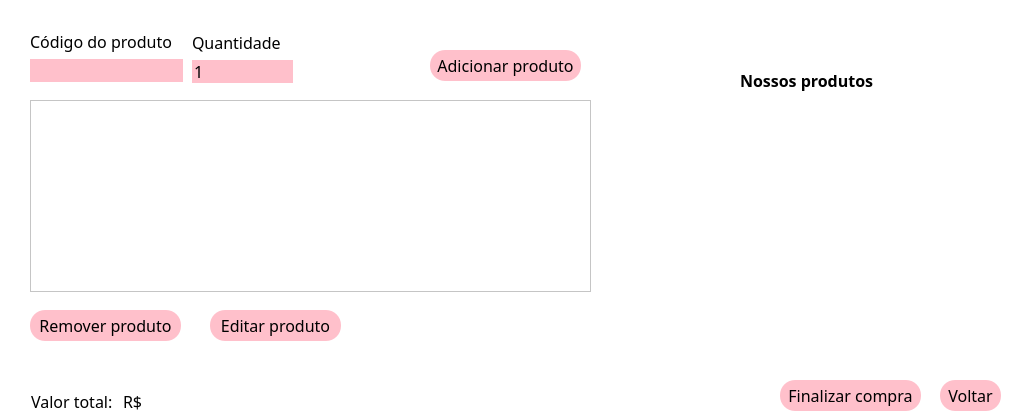
<?xml version="1.0" encoding="UTF-8"?>
<ui version="4.0">
 <class>Compras</class>
 <widget class="QDialog" name="Compras">
  <property name="geometry">
   <rect>
    <x>0</x>
    <y>0</y>
    <width>1011</width>
    <height>420</height>
   </rect>
  </property>
  <property name="windowTitle">
   <string>Cupcake Store - Compras</string>
  </property>
  <property name="windowIcon">
   <iconset resource="recursoss.qrc">
    <normaloff>:/Imagens/imgs/ess.png</normaloff>:/Imagens/imgs/ess.png</iconset>
  </property>
  <property name="styleSheet">
   <string notr="true">*{
	font-family: century gothic;
	font-size: 16px;
	background: white;
}

QToolButton
{
	background: transparent;
	border-radius: 40px;
}

QPushButton
{
	background: pink;
	border-radius: 40px;
}

Qlabel
{
	color: pink;
	background: transparent;
}

QPushButton
{
	color: black;
	border-radius:15px;
}

QPushButton:hover
{
	color: #333;
	border-radius:15px;
	background: #49ebff;
}

QLineEdit
{
	background: pink;
	border: none;
	color: black;
	border-bottom: 1px solid white;
}

</string>
  </property>
  <widget class="QTableWidget" name="tab_listaProdutos">
   <property name="geometry">
    <rect>
     <x>30</x>
     <y>100</y>
     <width>561</width>
     <height>192</height>
    </rect>
   </property>
   <property name="styleSheet">
    <string notr="true">*{
	border-color: pink;
}</string>
   </property>
  </widget>
  <widget class="QPushButton" name="btn_removerProduto">
   <property name="geometry">
    <rect>
     <x>30</x>
     <y>310</y>
     <width>151</width>
     <height>31</height>
    </rect>
   </property>
   <property name="text">
    <string>Remover produto</string>
   </property>
   <property name="autoDefault">
    <bool>false</bool>
   </property>
  </widget>
  <widget class="QPushButton" name="btn_editarProduto">
   <property name="geometry">
    <rect>
     <x>210</x>
     <y>310</y>
     <width>131</width>
     <height>31</height>
    </rect>
   </property>
   <property name="text">
    <string>Editar produto</string>
   </property>
   <property name="autoDefault">
    <bool>false</bool>
   </property>
  </widget>
  <widget class="QPushButton" name="btn_finalizarCompra">
   <property name="geometry">
    <rect>
     <x>780</x>
     <y>380</y>
     <width>141</width>
     <height>31</height>
    </rect>
   </property>
   <property name="text">
    <string>Finalizar compra</string>
   </property>
   <property name="autoDefault">
    <bool>false</bool>
   </property>
  </widget>
  <widget class="QLabel" name="label_valorTotal">
   <property name="geometry">
    <rect>
     <x>123</x>
     <y>391</y>
     <width>111</width>
     <height>21</height>
    </rect>
   </property>
   <property name="text">
    <string>R$</string>
   </property>
  </widget>
  <widget class="QTableWidget" name="tab_Produtos">
   <property name="geometry">
    <rect>
     <x>620</x>
     <y>100</y>
     <width>371</width>
     <height>261</height>
    </rect>
   </property>
   <property name="styleSheet">
    <string notr="true">*{
	background: transparent;
	border: none;
}</string>
   </property>
  </widget>
  <widget class="QLabel" name="label_4">
   <property name="geometry">
    <rect>
     <x>740</x>
     <y>70</y>
     <width>141</width>
     <height>21</height>
    </rect>
   </property>
   <property name="font">
    <font>
     <family>century gothic</family>
     <pointsize>-1</pointsize>
     <weight>75</weight>
     <bold>true</bold>
    </font>
   </property>
   <property name="text">
    <string>Nossos produtos</string>
   </property>
  </widget>
  <widget class="QLabel" name="label_3">
   <property name="geometry">
    <rect>
     <x>31</x>
     <y>391</y>
     <width>86</width>
     <height>21</height>
    </rect>
   </property>
   <property name="text">
    <string>Valor total:</string>
   </property>
  </widget>
  <widget class="QToolButton" name="toolButton_2">
   <property name="geometry">
    <rect>
     <x>480</x>
     <y>290</y>
     <width>141</width>
     <height>121</height>
    </rect>
   </property>
   <property name="text">
    <string/>
   </property>
   <property name="icon">
    <iconset resource="recursoss.qrc">
     <normaloff>:/Imagens/imgs/ess.png</normaloff>:/Imagens/imgs/ess.png</iconset>
   </property>
   <property name="iconSize">
    <size>
     <width>200</width>
     <height>200</height>
    </size>
   </property>
  </widget>
  <widget class="QPushButton" name="btn_pesquisarProduto">
   <property name="geometry">
    <rect>
     <x>430</x>
     <y>50</y>
     <width>151</width>
     <height>31</height>
    </rect>
   </property>
   <property name="text">
    <string>Adicionar produto</string>
   </property>
   <property name="autoDefault">
    <bool>false</bool>
   </property>
  </widget>
  <widget class="QWidget" name="layoutWidget">
   <property name="geometry">
    <rect>
     <x>30</x>
     <y>30</y>
     <width>153</width>
     <height>53</height>
    </rect>
   </property>
   <layout class="QVBoxLayout" name="verticalLayout">
    <item>
     <widget class="QLabel" name="label">
      <property name="text">
       <string>Código do produto</string>
      </property>
     </widget>
    </item>
    <item>
     <widget class="QLineEdit" name="txt_codigo"/>
    </item>
   </layout>
  </widget>
  <widget class="QWidget" name="layoutWidget">
   <property name="geometry">
    <rect>
     <x>192</x>
     <y>31</y>
     <width>101</width>
     <height>53</height>
    </rect>
   </property>
   <layout class="QVBoxLayout" name="verticalLayout_2">
    <item>
     <widget class="QLabel" name="label_2">
      <property name="text">
       <string>Quantidade</string>
      </property>
     </widget>
    </item>
    <item>
     <widget class="QLineEdit" name="txt_qtde">
      <property name="text">
       <string>1</string>
      </property>
     </widget>
    </item>
   </layout>
  </widget>
  <widget class="QPushButton" name="pushButton">
   <property name="geometry">
    <rect>
     <x>940</x>
     <y>380</y>
     <width>61</width>
     <height>31</height>
    </rect>
   </property>
   <property name="text">
    <string>Voltar</string>
   </property>
   <property name="autoDefault">
    <bool>false</bool>
   </property>
  </widget>
 </widget>
 <tabstops>
  <tabstop>txt_codigo</tabstop>
  <tabstop>txt_qtde</tabstop>
  <tabstop>btn_pesquisarProduto</tabstop>
  <tabstop>tab_listaProdutos</tabstop>
  <tabstop>btn_removerProduto</tabstop>
  <tabstop>btn_editarProduto</tabstop>
  <tabstop>btn_finalizarCompra</tabstop>
  <tabstop>tab_Produtos</tabstop>
  <tabstop>toolButton_2</tabstop>
 </tabstops>
 <resources>
  <include location="recursoss.qrc"/>
 </resources>
 <connections/>
</ui>
